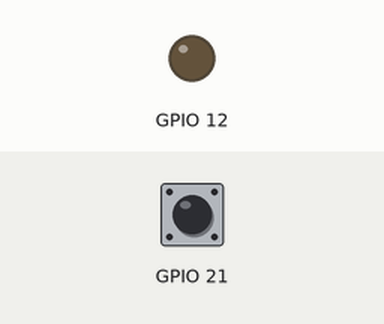
This program was run on a simulated Raspberry Pi (BCM pin numbers). Parts: output pins drawn as LEDs (lit = HIGH). Inputs (shaded band) come from the test bench; at power-on: GPIO 21 HIGH.

Above: at 1.2 s.
1.3 s: GPIO 21 pulled LOW for 0.15 s
At 1.7 s:
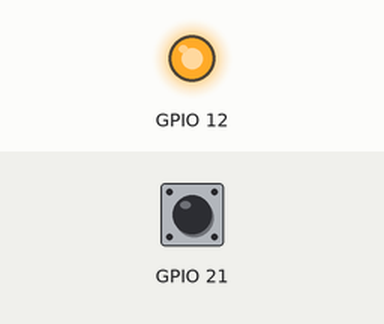
2.9 s: GPIO 21 pulled LOW for 1 s
At 4.2 s:
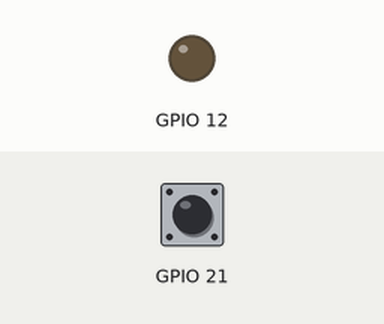
5.4 s: GPIO 21 pulled LOW for 3.2 s
At 6.1 s:
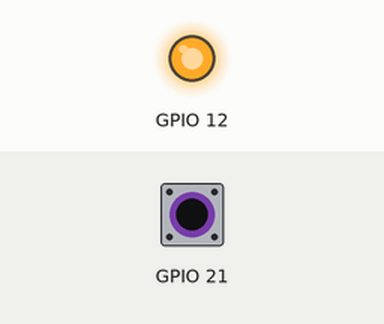
Timing chart, 0 to 8.4 s (numbered marks = the images above; inputs shaded):
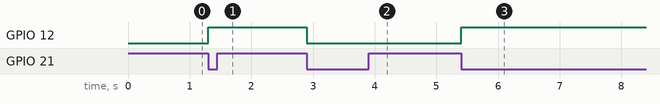

The program:

button_light.py
```python
import RPi.GPIO as GPIO
from time import *


def GPIOPreparation():
    GPIO.setmode(GPIO.BCM)
    GPIO.setwarnings(False)
    GPIO.setup(12, GPIO.OUT)
    GPIO.setup(21, GPIO.IN, pull_up_down=GPIO.PUD_UP)


if __name__ == '__main__':
    GPIOPreparation()
    light_on = False
    GPIO.output(12, light_on)
    try:
        while True:
            GPIO.wait_for_edge(21, GPIO.FALLING)
            light_on = not light_on
            GPIO.output(12, light_on)
            sleep(0.05)
    except KeyboardInterrupt:
        print('Program end')
    GPIO.cleanup()
```

Measured:
- after the input at 1.3 s, GPIO 12: LOW → HIGH at once
- after the input at 2.9 s, GPIO 12: HIGH → LOW at once
- after the input at 5.4 s, GPIO 12: LOW → HIGH at once
